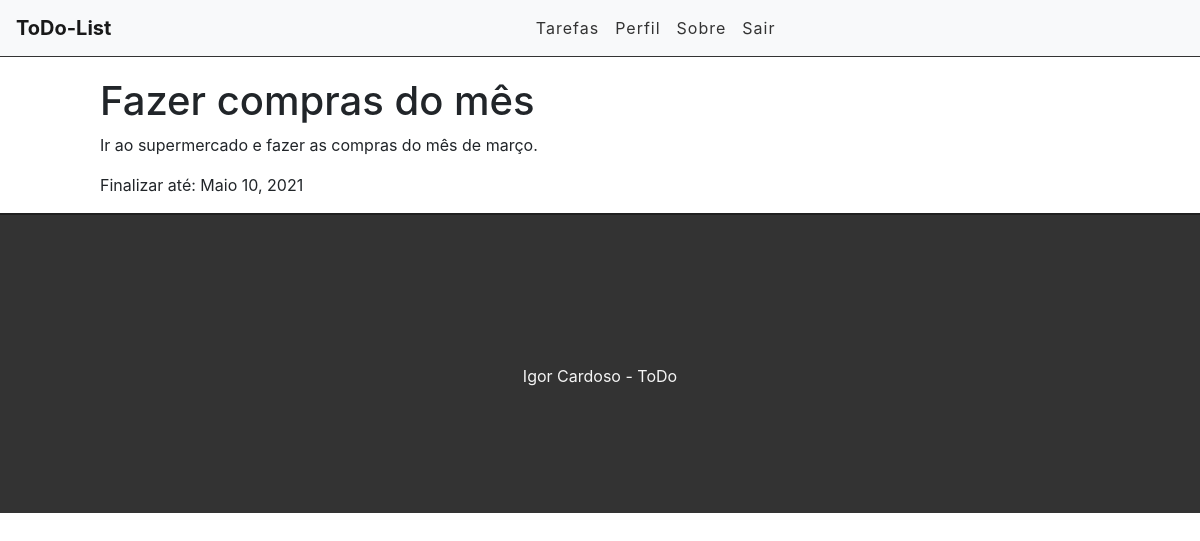
Page /task/6 (signed in) on the committed database.
### tasks/models.py (models this page shows, shortened)
class Task(models.Model):
	STATUS = (
		('fazendo', 'Fazendo'),
		('feito', 'Feito')
	)
	title = models.CharField(max_length=255)
	description = models.TextField(blank=True)
	done = models.CharField(
		max_length=7, # Tamanho da entrada
		choices=STATUS,
	)
	user = models.ForeignKey(get_user_model(), on_delete=models.CASCADE) # Id do usuário
	share = models.CharField(blank=True, max_length=25)
	completion_date = models.DateField(blank=True)
	created_at = models.DateTimeField(auto_now_add=True)
	update_at = models.DateTimeField(auto_now=True)

### tasks/views.py (the view)
# urls.py: path('task/<int:id>', views.taskView, name='task-view'),
@login_required
def taskView(request, id):
	task = get_object_or_404(Task, pk=id)
	return render(request, 'tasks/task.html', {'task':task})

### tasks/templates/tasks/task.html (shortened to what this page needs)
{% extends 'base.html' %}
{% block content %}
<div class="offset-1 col-10 list-div">
	<h1>{{task.title}}</h1>
	<p>{{task.description}}</p>
	<p>Finalizar até: {{task.completion_date}}</p>
</div>
{% endblock %}

### tasks/static/css/styles.css (style rules this page uses)
.list-div { padding: 0; }

### rows in the picture
Task: title "Fazer compras do mês", description "Ir ao supermercado e fazer as compras do mês de março.", completion_date "Maio 10, 2021"
